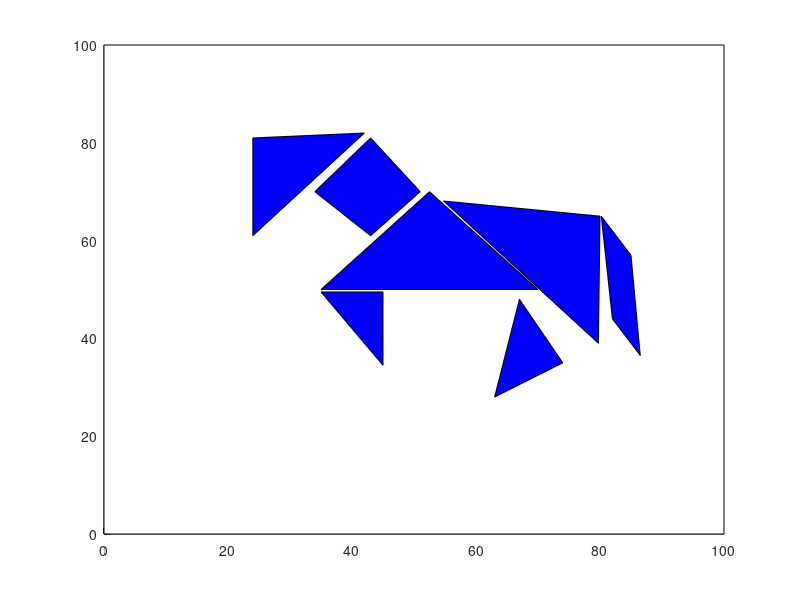

MATLAB code for this plot:
hold on;

x = [0 100 100 0];
y = [0 0 100 100];


x1 = [35 52.5 70];
y1 = [50 70 50];

x2 = [35 45 45];
y2 = [49.5 49.5 34.5];

x3 = [67 74 63];
y3 = [48 35 28];

x4 = [54.75 80 79.75];
y4 = [68.1 65 39];

x5 = [80.2 85 86.5 82];
y5 = [65 57 36.5 44];

x6 = [43 34 43 51];
y6 = [61 70 81 70];

x7 = [42 24 24];
y7 = [82 61 81];

fill(x,y, 'white', x1, y1, 'blue', x2, y2, 'blue', x3, y3, 'blue', x4, y4, 'blue', x5, y5, 'blue', x6, y6, 'blue', x7, y7, 'blue')
